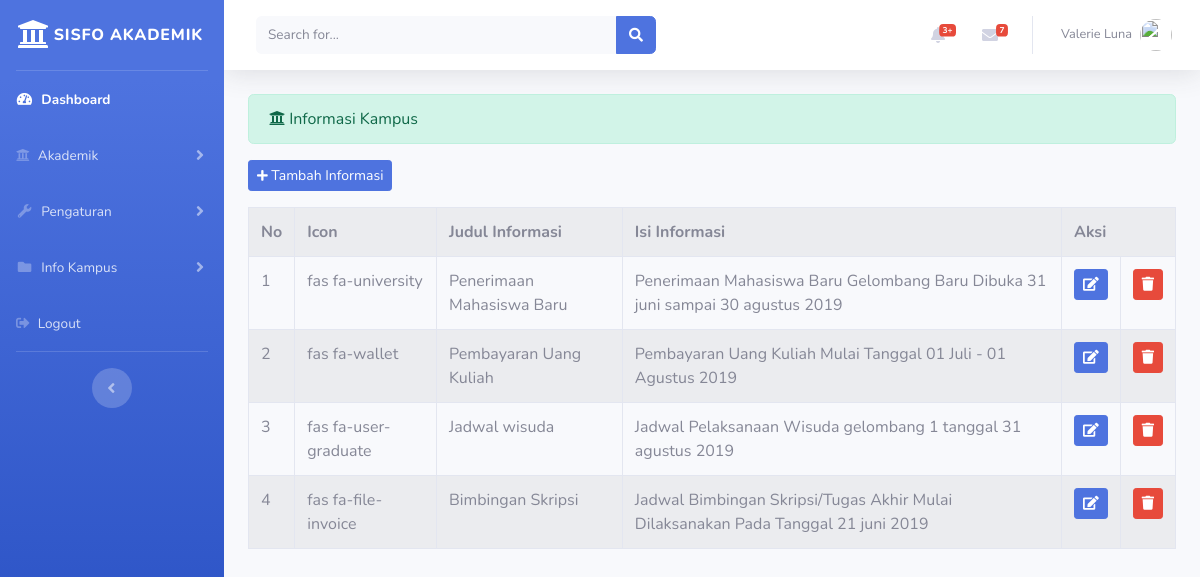
/index.php/administrator/informasi, run on the app's committed database.
### tables this page shows
CREATE TABLE `informasi` (
  `id_informasi` int(11) NOT NULL,
  `icon` varchar(50) NOT NULL,
  `judul_informasi` varchar(50) NOT NULL,
  `isi_informasi` varchar(255) NOT NULL
);

### application/controllers/administrator/informasi.php (called while the page is built, shortened)
<?php
class Informasi extends CI_Controller {
	public function index()
	{
		$data['informasi'] = $this->informasi_model->tampil_data('informasi')->result();
		$this->load->view('administrator/templates_administrator/header.php');
		$this->load->view('administrator/templates_administrator/sidebar.php');
		$this->load->view('administrator/informasi', $data);
		$this->load->view('administrator/templates_administrator/footer.php');
	}
}

### index.php (called while the page is built, shortened)
<?php
require_once BASEPATH.'core/CodeIgniter.php';

### application/models/informasi_model.php (called while the page is built, shortened)
<?php
class Informasi_model extends CI_Model {
	public function tampil_data($table)
	{
		return $this->db->get($table);
	}
}

### application/views/administrator/informasi.php (the view, shortened to what this page needs)
<div class="container-fluid">
	<div class="alert alert-success" role="alert">
    	<i class="fas fa-university"></i> Informasi Kampus
  	</div>
  	<?php echo anchor('administrator/informasi/tambah_informasi','<button class="btn btn-sm btn-primary mb-3"><i class="fa fa-plus fa-sm"></i> Tambah Informasi</button>') ?>
	<table class="table table-bordered table-striped table-hover">
		<tr>
			<th>No</th>
			<th>Icon</th>
			<th>Judul Informasi</th>
			<th>Isi Informasi</th>
			<th colspan="2">Aksi</th>
		</tr>
		<?php
		$no = 1;
		foreach ($informasi as $info) : ?>
			<tr>
				<td width="20px"><?php echo $no++ ?></td>
				<td><?php echo $info->icon ?></td>
				<td><?php echo $info->judul_informasi ?></td>
				<td><?php echo $info->isi_informasi ?></td>
				<td width="20px"><?php echo anchor('administrator/informasi/update/'.$info->id_informasi,'<div class="btn btn-sm btn-primary"><i class="fa fa-edit"></i></div>') ?></td>
  				<td width="20px"><?php echo anchor('administrator/informasi/delete/'.$info->id_informasi,'<div class="btn btn-sm btn-danger"><i class="fa fa-trash"></i></div>') ?></td>
			</tr>
		<?php endforeach; ?>
	</table>
</div>

### data on the page
informasi: icon "fas fa-university", judul_informasi "Penerimaan Mahasiswa Baru", isi_informasi "Penerimaan Mahasiswa Baru Gelombang Baru Dibuka 31 juni sampai 30 agustus 2019"
informasi: icon "fas fa-wallet", judul_informasi "Pembayaran Uang Kuliah", isi_informasi "Pembayaran Uang Kuliah Mulai Tanggal 01 Juli - 01 Agustus 2019"
informasi: icon "fas fa-user-graduate", judul_informasi "Jadwal wisuda", isi_informasi "Jadwal Pelaksanaan Wisuda gelombang 1 tanggal 31 agustus 2019"
informasi: icon "fas fa-file-invoice", judul_informasi "Bimbingan Skripsi", isi_informasi "Jadwal Bimbingan Skripsi/Tugas Akhir Mulai Dilaksanakan Pada Tanggal 21 juni 2019"
